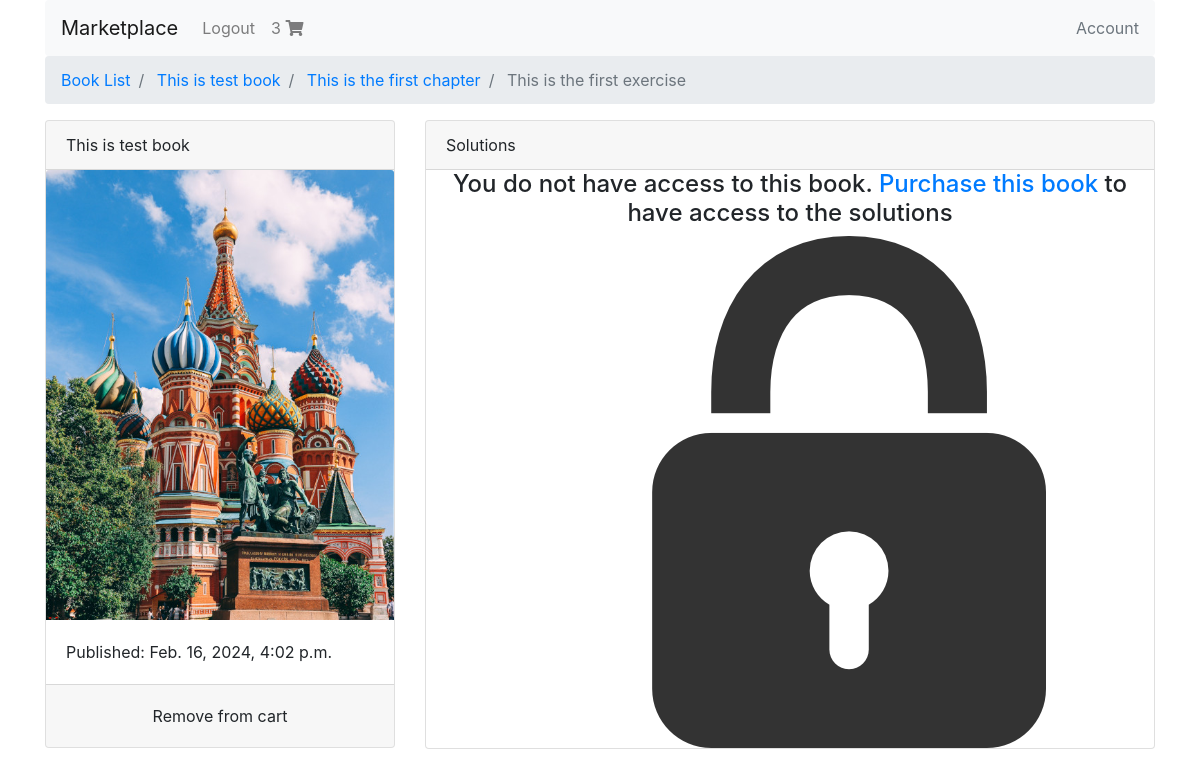
Screenshot of /test-book/1/1/ (signed in) with the database file from the repository.
### shopping_cart/models.py (models this page shows, shortened)
class Order(models.Model):
    user = models.ForeignKey(settings.AUTH_USER_MODEL, on_delete=models.CASCADE)
    is_ordered = models.BooleanField(default= False)
    items = models.ManyToManyField(OrderItem)
    ref_code = models.CharField(max_length=50)

### books/models.py (models this page shows, shortened)
class Exercise(models.Model):
    chapter = models.ForeignKey(Chapter, on_delete = models.CASCADE)
    exercise_number = models.IntegerField()
    page_number = models.IntegerField()
    title = models.CharField(max_length=100)

class Chapter(models.Model):
    book = models.ForeignKey(Book, on_delete = models.CASCADE)
    chapter_number = models.IntegerField()
    title = models.CharField(max_length=100)
    def get_absolute_url(self):
        return reverse("books:chapter-detail", kwargs={
            "book_slug": self.book.slug,
            "chapter_number": self.chapter_number})

class Book(models.Model):
    authors = models.ManyToManyField(Author)
    title = models.CharField(max_length=100)
    publication_date = models.DateTimeField()
    isbn = models.CharField(max_length=16)
    slug = models.SlugField()
    cover = models.ImageField()
    price = models.FloatField()
    def get_absolute_url(self):
        return reverse("books:book-detail", kwargs={"slug": self.slug})

### books/views.py (the view)
# urls.py: path('<book_slug>/<int:chapter_number>/<int:exercise_number>/', exercise_detail, name='exercise-detail')
@login_required
def exercise_detail(request, book_slug, chapter_number, exercise_number):
    exercise_qs = Exercise.objects\
        .filter(chapter__book__slug= book_slug) \
        .filter(chapter__chapter_number= chapter_number) \
        .filter(exercise_number= exercise_number)
    exercise = exercise_qs[0]
    book_status = check_book_relationship(request, exercise.chapter.book)
    if exercise_qs.exists():
        context = {
            'exercise': exercise,
            'book_status': book_status
        }
        return render(request, "exercise_detail.html", context)
    return Http404

### books/views.py (called while the page is built)
def check_book_relationship(request, book):
    if book in request.user.userlibrary.books.all():
        return OWNED
    order_qs = Order.objects.filter(user=request.user)
    if order_qs.exists():
        order = order_qs[0]
        order_item_qs = OrderItem.objects.filter(book=book)
        if order_item_qs.exists():
            order_item = order_item_qs[0]
            if order_item in order.items.all():
                return IN_CART
    return NOT_IN_CART

### shopping_cart/templatetags/cart_template_tags.py (called while the page is built)
@register.filter
def cart_item_count(user):
    if user.is_authenticated:
        qs = Order.objects.filter(user=user, is_ordered=False)
        if qs.exists():
            return qs[0].items.count()
    return 0

### templates/exercise_detail.html
{% extends "base.html" %}
{% load static %}
{% block breadcrumb %}
<nav aria-label="breadcrumb">
<ol class="breadcrumb">
<li class="breadcrumb-item" aria-current="page">
    <a href="{% url 'books:book-list' %}">Book List</a>
</li>
<li class="breadcrumb-item" aria-current="page">
   <a href="{{ exercise.chapter.book.get_absolute_url }}">
    {{ exercise.chapter.book.title }}
    </a>
</li>
<li class="breadcrumb-item" aria-current="page">
    <a href="{{ exercise.chapter.get_absolute_url }}">
    {{ exercise.chapter.title }}
    </a>
</li>
<li class="breadcrumb-item active" aria-current="page">
    {{ exercise.title }}
</li>
</ol>
</nav>
{% endblock breadcrumb %}
{% block content %}
<div class="row">
    <main class="col-md-4">
    {% include "book_snippet.html" with book=exercise.chapter.book %}
    </main>
    <aside class="col-md-8">
    <div class="card">
        <div class="card-header">
            Solutions
        </div>
            {% if book_status == 'owned' %}
            {% for solution in exercise.solution_set.all %}
            <div class="accordion" id="toggle-{{ solution.solution_number }}">
                <div class="card">
                    <div class="card-header" id="heading-{{ solution.solution_number }}">
                    <h2 class="mb-0">
                        <button class="btn btn-link" type="button" data-toggle="collapse" data-target="#collapse-{{ solution.solution_number }}" aria-expanded="true" aria-controls="collapse-{{ solution.solution_number }}">
                        Solution {{ solution.solution_number }}
                        </button>
                    </h2>
                    </div>
                    <div id="collapse-{{ solution.solution_number }}" class="collapse" aria-labelledby="heading-{{ solution.solution_number }}" data-parent="#toggle-{{ solution.solution_number }}">
                    <div class="card-body">
                        <img src="{{ solution.image.url }}" class="card-img-top" alt="...">
                    </div>
                    </div>
                </div>
            </div>
            {% endfor %}
            {% else %}
        <div class="text-center">
            <h4>You do not have access to this book.
            <a href="#">Purchase this book</a> to have access to the solutions
            </h4>
            <img src="{% static 'images/lock.png' %}" />
            {% endif %}
        </div>
    </div>
    </aside>
</div>
{% endblock content %}

### templates/base.html (shortened to what this page needs)
<!DOCTYPE html>
<html lang="en">
<head>
    <link rel="stylesheet" href="https://stackpath.bootstrapcdn.com/bootstrap/4.3.1/css/bootstrap.min.css">
    <link rel="stylesheet" href="https://use.fontawesome.com/releases/v5.8.1/css/all.css">
</head>
<body>
    <div class="container">
    {% include "navbar.html" %}
    {% block breadcrumb %}
    {% endblock breadcrumb %}
    {% block content %}
    {% endblock content %}
    </div>
</body>
</html>

### templates/navbar.html (shortened to what this page needs)
{% load cart_template_tags %}
<nav class="navbar navbar-expand-lg navbar-light bg-light rounded">
<a class="navbar-brand" href="{% url 'books:book-list' %}">Marketplace</a>
<div class="collapse navbar-collapse" id="navbarsExample09">
    <ul class="navbar-nav mr-auto">
    {% if request.user.is_authenticated %}
    <li class="nav-item">
        <a class="nav-link" href="{% url 'account_logout' %}">Logout</a>
    </li>
    <li class="nav-item">
        <a class="nav-link" href="{% url 'cart:order-summary' %}">
        {{ request.user|cart_item_count }}
        <i class="fas fa-shopping-cart"></i>
        </a>
    </li>
    {% endif %}
    </ul>
    <a class="text-muted" href="{% url 'profile' %}">Account</a>
</div>
</nav>

### templates/book_snippet.html
<div class="card">
    <div class="card-header">{{book.title}}</div>
    <img src="{{book.cover.url}}" class="card-img-top" alt="...">
    <div class="card-body">
      <p class="card-text">Published: {{ book.publication_date }}</p>
    </div>
    {% if book_status != 'owned' %}
        <div class="card-footer">
        {% if book_status == 'in_cart' %}
        <a href="{% url 'cart:remove-from-cart' book.slug %}" class="btn btn-default btn-block">
            Remove from cart
        </a>
        {% else %}
        <a href="{% url 'cart:add-to-cart' book.slug %}" class="btn btn-warning btn-block">
            Add to cart
        </a>
        {% endif %}
        </div>
    {% endif %}
</div>

### rows the page displays
Exercise: chapter.book "This is test book", chapter "This is the first chapter", title "This is the first exercise"
Book: title "This is test book", cover (picture), publication_date "Feb. 16, 2024, 4:02 p.m."

### other values shown
{{ request.user|cart_item_count }} "3"
